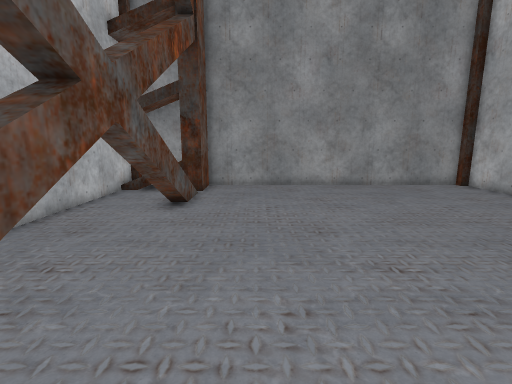
view 1 (above)

12 first-person views from a walk through a Godot game level. The camera is 1.2 m above the floor, tilts 10° down and sees 85° across. The floor is counted in squares, 0.5 m on a side. Each view is taken from the middle of a square. On the plan, view 1 faces up. The plan holds only what a view shows up to about 18 squares ahead; the rest is blank.

view 2
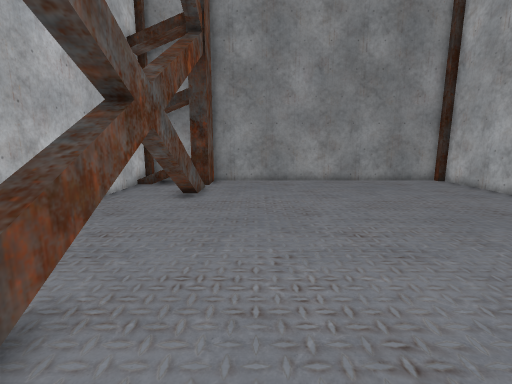

view 3
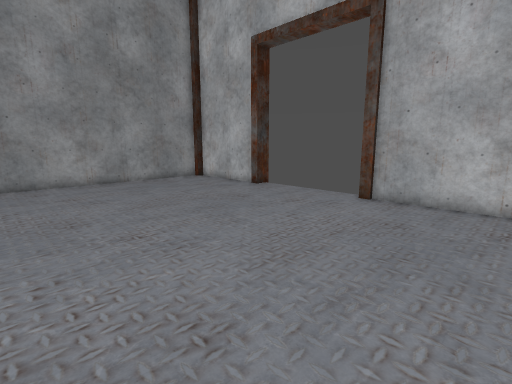

view 4
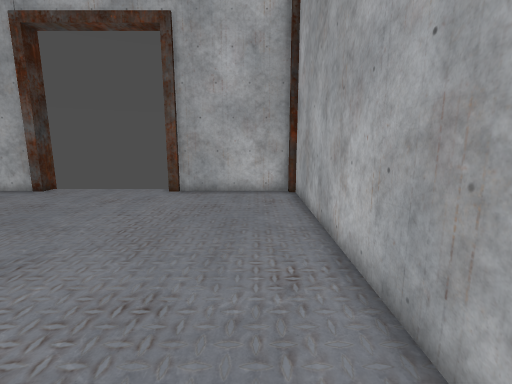

view 5
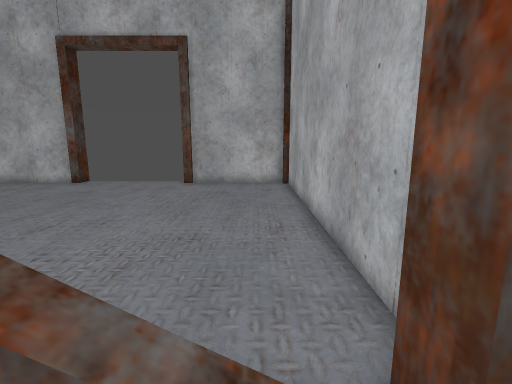

view 6
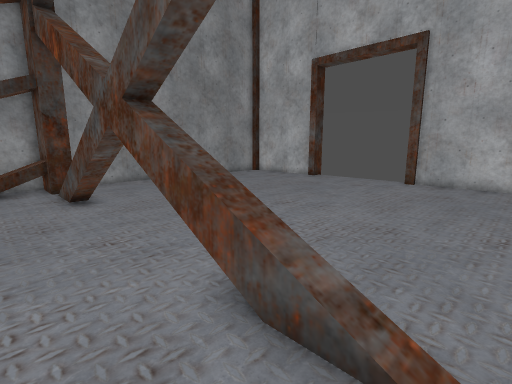

view 7
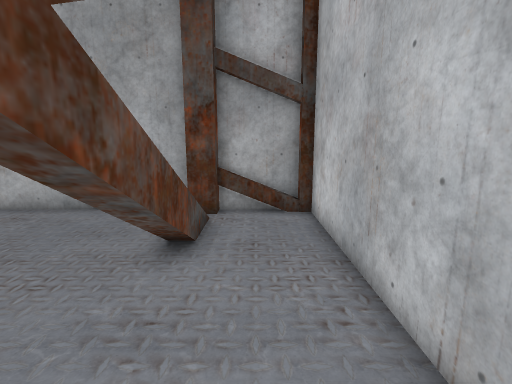

view 8
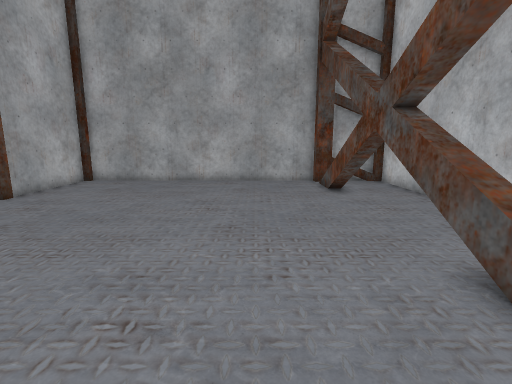

view 9
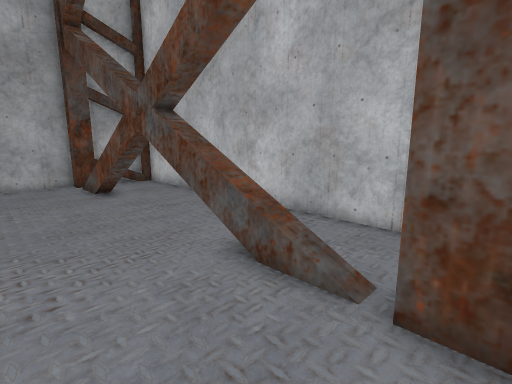

view 10
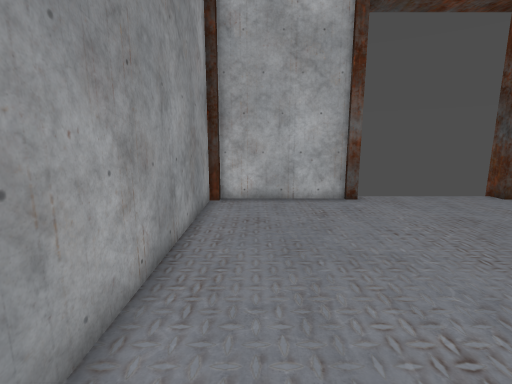

view 11
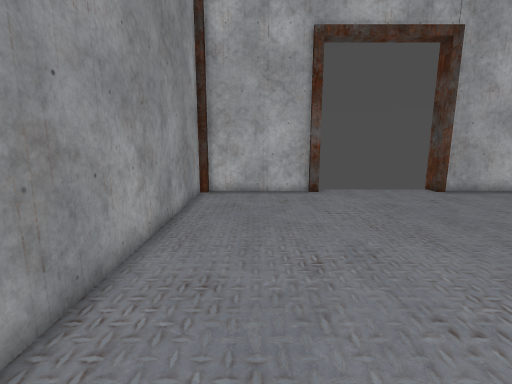

view 12
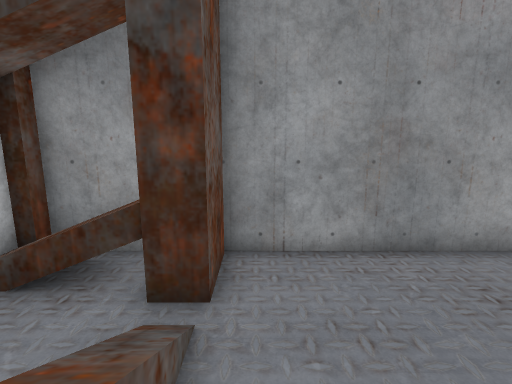

### Floor plan
Key: @ floor where view 1 was taken; # wall or solid block; x gap in a wall; . floor; / step, stairs or slope; = window, fence, low wall or low ledge; ^ raised ledge; T thing the floor can be seen under or through; O other object.
Columns run from 7 left of view 1 to 13 right of it. Each row starts with its distance up from view 1.
 16 ####################
 15 #O^^^..............#
 14 #..^#..............#
 13 #.../..............#
 12 #.../..............#
 11 #.. =..............#
 10 #.. ^..............##
  9 #..x^...............
  8 #.. T...............
  7 #...T...............
  6 #...T...............
  5 #...T...............
  4 #...T...............
  3 #.. T..............##
  2 #.. ^..............#
  1 #.. =..............#
  0 #...=..@...........#
 -1 #.../..............#
 -2 #..##..............#
 -3 ####################

Where each view was taken, in squares from view 1:
view 1: 0 up, 0 right, facing up
view 2: 2 down, 0 right, facing up
view 3: 2 down, 0 right, facing up-right
view 4: 1 down, 2 left, facing right
view 5: 1 down, 5 left, facing right
view 6: 2 down, 6 left, facing up-right
view 7: 7 up, 5 left, facing down
view 8: 15 up, 1 right, facing down
view 9: 15 up, 1 right, facing down-left
view 10: 14 up, 0 right, facing right
view 11: 13 up, 3 left, facing right
view 12: 10 up, 2 left, facing up
